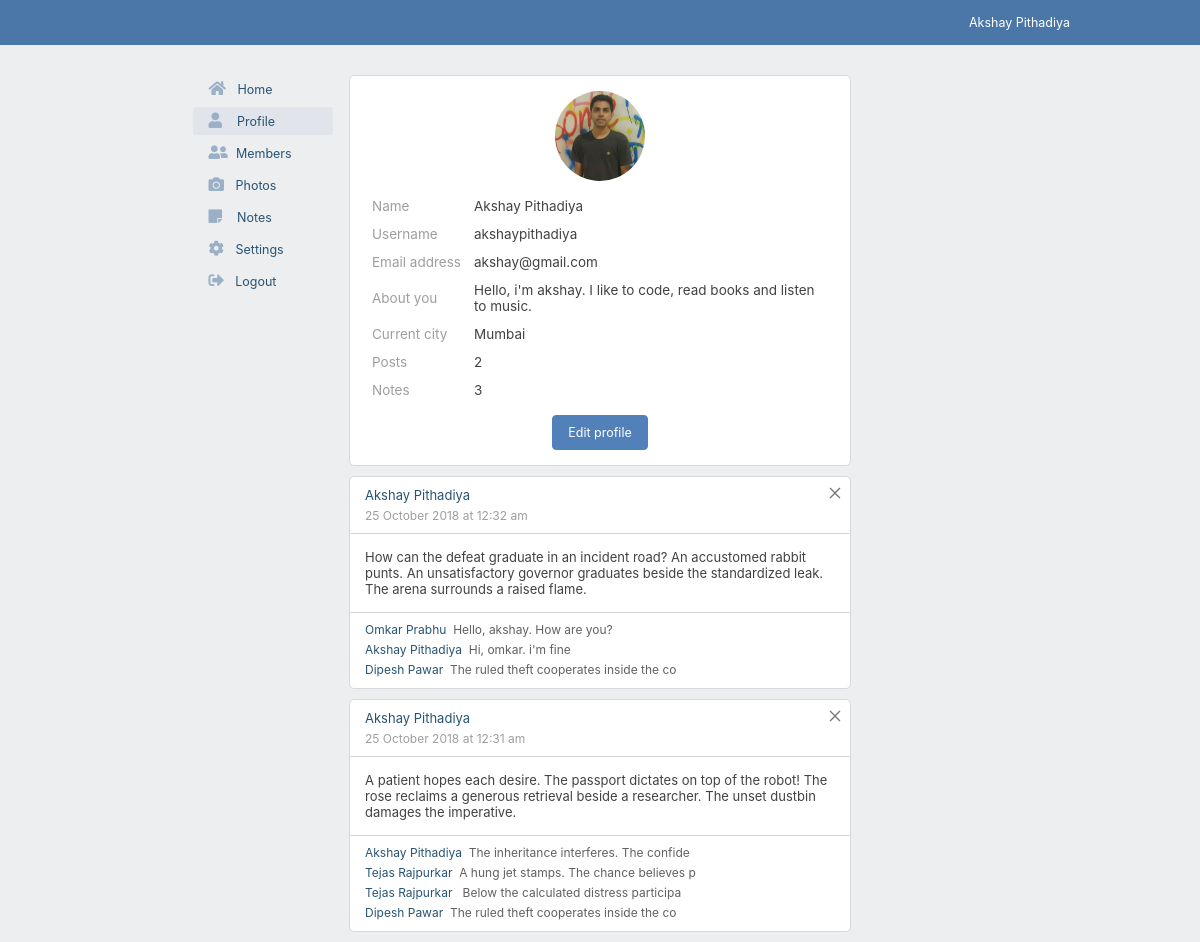
The page /profile.php (signed in) on the database its author committed.
### tables this page shows
CREATE TABLE `users` (
  `id` int(4) NOT NULL,
  `fname` varchar(24) NOT NULL,
  `lname` varchar(24) NOT NULL,
  `email` varchar(24) NOT NULL,
  `username` varchar(24) NOT NULL,
  `password` varchar(24) NOT NULL,
  `about` varchar(120) NOT NULL,
  `city` varchar(50) NOT NULL,
  `propic` varchar(200) NOT NULL
);

CREATE TABLE `posts` (
  `post_id` int(11) NOT NULL,
  `full_name` varchar(40) NOT NULL,
  `user_name` varchar(100) NOT NULL,
  `post_txt` text NOT NULL,
  `post_date_time` varchar(50) NOT NULL
);

CREATE TABLE `comments` (
  `id` int(11) NOT NULL,
  `post_id` int(11) NOT NULL,
  `full_name` varchar(25) NOT NULL,
  `cmnt_txt` varchar(250) NOT NULL
);

### includes/session.php (called while the page is built, shortened)
<?php
$username = $_SESSION["myusername"];
?>

### includes/userinfo.php (called while the page is built)
<?php
	$sql = "SELECT fname,lname,email,username,about,city FROM users WHERE username='$username'";
	$result = mysqli_query($conn, $sql);
	$row = mysqli_fetch_assoc($result);
	$f_name = $row["fname"];
	$l_name = $row["lname"];
	$full_name = $f_name." ".$l_name;
	$user_name = $row["username"];
	$email_address = $row["email"];
	$about_you = $row["about"];
	$current_city = $row["city"];
?>

### includes/deletepost.php (called while the page is built, shortened)
<?php include 'includes/userinfo.php'; ?>

### profile.php (the view, shortened to what this page needs)
<?php include 'includes/session.php'; ?>
<?php include 'includes/userinfo.php'; ?>
<?php include 'includes/deletepost.php'; ?>
<?php
	$post_count_query = "SELECT COUNT(*) as total_posts FROM posts WHERE user_name='$user_name'";
	$result = mysqli_query($conn, $post_count_query);
	$row = mysqli_fetch_assoc($result);
	$total_posts = @$row['total_posts'];
	$note_count_query = "SELECT COUNT(*) as total_notes FROM notes WHERE user_name='$user_name'";
	$result = mysqli_query($conn, $note_count_query);
	$row = mysqli_fetch_assoc($result);
	$total_notes = @$row['total_notes'];
	$pro_pic = mysqli_query($conn, "SELECT propic FROM users WHERE username='$user_name'");
	$row = mysqli_fetch_assoc($pro_pic);
	$display_pic = @$row['propic'];
?>
<!DOCTYPE html>
<html>
<head>
	<link rel="stylesheet" type="text/css" href="css/main.css">
	<link rel="stylesheet" type="text/css" href="css/header.css">
	<link rel="stylesheet" type="text/css" href="css/sidenav.css">
	<link rel="stylesheet" type="text/css" href="css/profile.css">
	<link rel="stylesheet" href="https://use.fontawesome.com/releases/v5.1.1/css/all.css">
</head>
<body>
	<?php include 'includes/header.php'; ?>
	<div id="main_container">
		<?php include 'includes/sidenav.php'; ?>
		<div class="pro-container">
			<?php echo '<a href="images/'.$display_pic.'"target="_blank">' ?>
				<?php echo '<img src="images/'.$display_pic.'"id="pro-pic">'; ?>
			</a>
			<div class="user-info">
				<table cellpadding="5" border="0">
					<col width="100">
					<tr>
						<td class="td-title">Name</td>
						<td class="td-data"><?php echo $full_name; ?></td>
					</tr>
					<tr>
						<td class="td-title">Username</td>
						<td class="td-data"><?php echo $user_name; ?></td>
					</tr>
					<tr>
						<td class="td-title">Email address</td>
						<td class="td-data"><?php echo $email_address; ?></td>
					</tr>
					<tr>
						<td class="td-title">About you</td>
						<td class="td-data"><?php echo $about_you; ?></td>
					</tr>
					<tr>
						<td class="td-title">Current city</td>
						<td class="td-data"><?php echo $current_city; ?></td>
					</tr>
					<tr>
						<td class="td-title">Posts</td>
						<td class="td-data"><?php echo $total_posts; ?></td>
					</tr>
					<tr>
						<td class="td-title">Notes</td>
						<td class="td-data"><?php echo $total_notes; ?></td>
					</tr>
				</table>
				<div class="edit-info">
					<button type="submit" class="edit-info-btn" onclick="location.href='settings.php'">Edit profile</button>
				</div>
			</div>
		</div>
		<?php
			$fetch_posts = "SELECT full_name, post_id, post_txt, post_date_time FROM posts WHERE user_name='$user_name' ORDER BY post_id DESC";
			$result = mysqli_query($conn, $fetch_posts);
			if (mysqli_num_rows($result) > 0) {
			    while($row = mysqli_fetch_assoc($result)) {
			    	echo '<div id="post-container-pro">';
			    	echo '<div class="post-container-pro-header">';
			    	echo '<form action="" method="POST">';
					echo '<button type="submit" name="del" class="del-btn"><svg class="svg-icon" viewBox="0 0 20 20">
							<path fill="none" d="M11.469,10l7.08-7.08c0.406-0.406,0.406-1.064,0-1.469c-0.406-0.406-1.063-0.406-1.469,0L10,8.53l-7.081-7.08
							c-0.406-0.406-1.064-0.406-1.469,0c-0.406,0.406-0.406,1.063,0,1.469L8.531,10L1.45,17.081c-0.406,0.406-0.406,1.064,0,1.469
							c0.203,0.203,0.469,0.304,0.735,0.304c0.266,0,0.531-0.101,0.735-0.304L10,11.469l7.08,7.081c0.203,0.203,0.469,0.304,0.735,0.304
							c0.267,0,0.532-0.101,0.735-0.304c0.406-0.406,0.406-1.064,0-1.469L11.469,10z"></path>
						</svg></button>';
					echo '</form>';
				    	echo '<div class="full-name">';
				        echo $row["full_name"];
				        echo '</div>';
				    	echo '<div class="date-time">';
				        echo $row["post_date_time"];
				        echo '</div>';
			    	echo '</div>';
			        echo '<div class="main-post">';
			        echo $row["post_txt"];
			        echo '</div>';
			        $get_the_post_id = $row["post_id"];
			        echo '<div class="comment-section">';
			        $fetch_cmnts = "SELECT full_name, cmnt_txt FROM comments WHERE post_id='$get_the_post_id'";
					$cmnt_result = mysqli_query($conn, $fetch_cmnts);
					while($row = mysqli_fetch_assoc($cmnt_result)) {
							echo '<div class="all-comments">';
								echo '<span class="cmntr-name">'.$row["full_name"];'</span>';
								echo '<span class="cmntr-msg">'.$row["cmnt_txt"];'</span>';
							echo '</div>';
			    	}
			        echo '</div>';
			        echo '</div>';
			    }
			} else {
			    echo '<div class="zero-result">There are no posts</div>';
			}
		?>
	</div>
</body>
</html>

### includes/header.php
<?php include 'includes/userinfo.php'; ?>
<div id="header">
	<div class="user-user">
		<div class="user-user-txt">
			<?php echo $full_name; ?>
		</div>
	</div>
</div>

### includes/sidenav.php
<div class="sidenav">
	<a href="home.php" class="cur-home"><i class="fas fa-home"></i>&nbsp;Home</a>
	<a href="profile.php" class="cur-profile"><i class="fas fa-user"></i>&nbsp;&nbsp;Profile</a>
	<a href="members.php" class="cur-members"><i class="fas fa-user-friends"></i>Members</a>
	<a href="photos.php" class="cur-photos"><i class="fas fa-camera"></i>&nbsp;Photos</a>
	<a href="notes.php" class="cur-notes"><i class="fas fa-sticky-note"></i>&nbsp;&nbsp;Notes</a>
	<a href="settings.php" class="cur-settings"><i class="fas fa-cog"></i>&nbsp;Settings</a>
	<a href="logout.php"><i class="fas fa-sign-out-alt"></i>&nbsp;Logout</a>
</div>

### css/main.css (style rules this page uses)
body { font-family: -apple-system,system-ui,BlinkMacSystemFont,"Segoe UI",Roboto,"Helvetica Neue",Arial,sans-serif; margin: 0px auto; background: #edeef0; }
#main_container { //border: 1px solid black; max-width: 815px; margin: 0px auto; margin-top: 65px; padding: 10px; overflow: auto; }

### css/header.css (style rules this page uses)
#header { background: #4a76a8; height: 45px; width: 100%; margin: 0px auto; top: 0px; position: fixed; }
.user-user { max-width: 150px; height: 100%; float: right; margin-right: 10%; cursor: pointer; }
.user-user-txt { color: #ffffff; padding: 0px 10px 0px 10px; font-size: 12.5px; margin-top: 15px; }

### css/sidenav.css (style rules this page uses)
.sidenav { width: 140px; position: fixed; //background-color: #ffffff; //border: 1px solid #d7d8db; border-radius: 5px; float: left; }
.sidenav a { padding: 6px 8px 6px 16px; text-decoration: none; font-size: 12.5px; color: #285473; display: block; margin-bottom: 4px; }
.fa-home, .fa-user, .fa-user-friends, .fa-camera, .fa-sticky-note, .fa-cog, .fa-sign-out-alt { font-size: 15.5px; margin-right: 8px; color: #99b0c6; }

### css/profile.css (style rules this page uses)
.pro-container { width: 470px; //height: 170px; padding: 15px; border: 1px solid #d7d8db; border-radius: 5px; margin: 0px auto; background: white; margin-bottom: 2px; }
table { width: 470px; font-size: 13.5px; }
.td-title { color: #9e9e9e; text-align: left; }
.td-data { color: #424242; }
.user-info { //border: 1px solid black; }
.edit-info { //border: 1px solid black; //width: 125px; //margin-left: 142px; margin-top: 10px; text-align: center; }
.edit-info-btn { font-family: -apple-system,system-ui,BlinkMacSystemFont,"Segoe UI",Roboto,"Helvetica Neue",Arial,sans-serif; background-color: #5181b8; color: #FFFFFF; border: 1px solid #5181b8; border-radius: 4px; padding: 9px 15px; font-size: 12.5px; outline: none; cursor: pointer; }
.cur-profile { background: #e1e5eb; border-radius: 3px; }
#pro-pic { width: 90px; height: 90px; //border: 1px solid #d7d8db; border-radius: 50%; object-fit: cover; margin: 0 auto; display: block; cursor: pointer; margin-bottom: 10px; }
#post-container-pro { width: 500px; //padding: 15px; border: 1px solid #d7d8db; border-radius: 5px; margin: 0px auto; background: white; margin-top: 10px; }
.post-container-pro-header { padding: 10px 10px 10px 15px; border-bottom: 1px solid #d7d8db; }
.full-name { font-size: 13px; color: #285473; }
.date-time { font-size: 12px; color: #9e9e9e; margin-top: 5px; }
.main-post { //border: 1px solid black; padding: 15px; font-size: 13px; color: #424242; }

### profile.php (style rules this page uses)
.svg-icon { width: 12px; height: 12px; }
.del-btn { float: right; padding: 0px; cursor: pointer; outline: none; background: transparent; border: 0px; margin-right: -1px; }
.comment-section { border-top: 1px solid #d7d8db; padding: 5px 15px 10px 15px; }
.cmntr-name { font-size: 12px; color: #285473; }
.cmntr-msg { font-size: 12px; color: #616161; }

### rows shown on the page
users: full_name "Akshay Pithadiya", propic (picture), username "akshaypithadiya", email "akshay@gmail.com", about "Hello, i'm akshay. I like to code, read books and listen to music.", city "Mumbai"
posts: full_name "Akshay Pithadiya", post_date_time "25 October 2018 at 12:32 am", post_txt "How can the defeat graduate in an incident road? An accustomed rabbit punts. An unsatisfactory governor graduates beside the standardized leak. The arena surrounds a raised flame."
comments: full_name "Omkar Prabhu", cmnt_txt "Hello, akshay. How are you?"
comments: full_name "Akshay Pithadiya", cmnt_txt "Hi, omkar. i'm fine"
comments: full_name "Dipesh Pawar", cmnt_txt "The ruled theft cooperates inside the co"
posts: full_name "Akshay Pithadiya", post_date_time "25 October 2018 at 12:31 am", post_txt "A patient hopes each desire. The passport dictates on top of the robot! The rose reclaims a generous retrieval beside a researcher. The unset dustbin damages the imperative."
comments: full_name "Akshay Pithadiya", cmnt_txt "The inheritance interferes. The confide"
comments: full_name "Tejas Rajpurkar", cmnt_txt "A hung jet stamps. The chance believes p"
comments: full_name "Tejas Rajpurkar", cmnt_txt "Below the calculated distress participa"
comments: full_name "Dipesh Pawar", cmnt_txt "The ruled theft cooperates inside the co"

### other values the page prints
$total_posts "2"
$total_notes "3"
